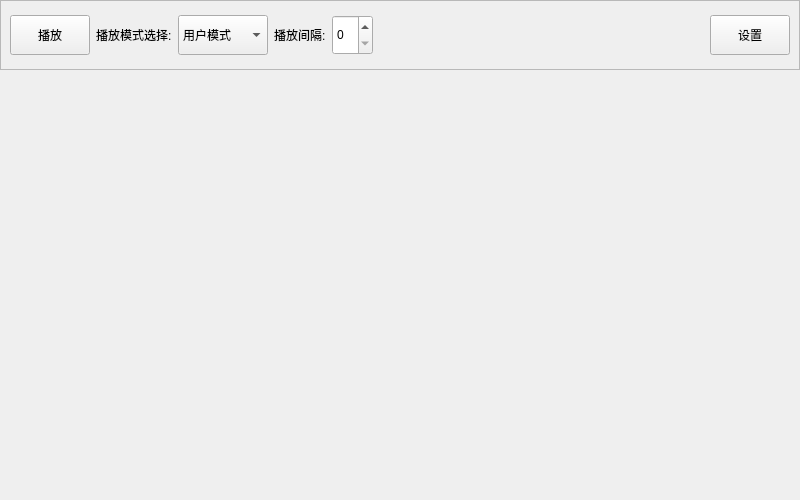
<?xml version="1.0" encoding="UTF-8"?>
<ui version="4.0">
 <class>wallpaper</class>
 <widget class="QWidget" name="wallpaper">
  <property name="geometry">
   <rect>
    <x>0</x>
    <y>0</y>
    <width>800</width>
    <height>500</height>
   </rect>
  </property>
  <property name="windowTitle">
   <string>wallpaper</string>
  </property>
  <layout class="QVBoxLayout" name="verticalLayout" stretch="0,1">
   <property name="spacing">
    <number>0</number>
   </property>
   <property name="leftMargin">
    <number>0</number>
   </property>
   <property name="topMargin">
    <number>0</number>
   </property>
   <property name="rightMargin">
    <number>0</number>
   </property>
   <property name="bottomMargin">
    <number>10</number>
   </property>
   <item>
    <widget class="QScrollArea" name="scrollArea_options">
     <property name="widgetResizable">
      <bool>true</bool>
     </property>
     <widget class="QWidget" name="scrollAreaWidgetContents">
      <property name="geometry">
       <rect>
        <x>0</x>
        <y>0</y>
        <width>798</width>
        <height>58</height>
       </rect>
      </property>
      <layout class="QHBoxLayout" name="horizontalLayout_2">
       <item>
        <widget class="PrimaryPushButton" name="pushButton_play">
         <property name="minimumSize">
          <size>
           <width>0</width>
           <height>40</height>
          </size>
         </property>
         <property name="text">
          <string>播放</string>
         </property>
        </widget>
       </item>
       <item>
        <widget class="QLabel" name="label_mode">
         <property name="styleSheet">
          <string notr="true">font: 12pt &quot;Microsoft YaHei UI&quot;;</string>
         </property>
         <property name="text">
          <string>播放模式选择:</string>
         </property>
        </widget>
       </item>
       <item>
        <widget class="ComboBox" name="comboBox_mode">
         <property name="minimumSize">
          <size>
           <width>0</width>
           <height>40</height>
          </size>
         </property>
         <item>
          <property name="text">
           <string>用户模式</string>
          </property>
         </item>
         <item>
          <property name="text">
           <string>收藏夹模式</string>
          </property>
         </item>
         <item>
          <property name="text">
           <string>视频模式</string>
          </property>
         </item>
        </widget>
       </item>
       <item>
        <widget class="QLabel" name="label">
         <property name="styleSheet">
          <string notr="true">font: 12pt &quot;Microsoft YaHei UI&quot;;</string>
         </property>
         <property name="text">
          <string>播放间隔:</string>
         </property>
        </widget>
       </item>
       <item>
        <widget class="SpinBox" name="spinBox_time">
         <property name="minimumSize">
          <size>
           <width>0</width>
           <height>40</height>
          </size>
         </property>
        </widget>
       </item>
       <item>
        <spacer name="horizontalSpacer">
         <property name="orientation">
          <enum>Qt::Orientation::Horizontal</enum>
         </property>
         <property name="sizeHint" stdset="0">
          <size>
           <width>40</width>
           <height>20</height>
          </size>
         </property>
        </spacer>
       </item>
       <item>
        <widget class="PrimaryPushButton" name="pushButton_set">
         <property name="minimumSize">
          <size>
           <width>0</width>
           <height>40</height>
          </size>
         </property>
         <property name="text">
          <string>设置</string>
         </property>
        </widget>
       </item>
      </layout>
     </widget>
    </widget>
   </item>
   <item>
    <layout class="QHBoxLayout" name="horizontalLayout"/>
   </item>
  </layout>
 </widget>
 <customwidgets>
  <customwidget>
   <class>PrimaryPushButton</class>
   <extends>QPushButton</extends>
   <header>qfluentwidgets.components.widgets</header>
  </customwidget>
  <customwidget>
   <class>ComboBox</class>
   <extends>QComboBox</extends>
   <header>qfluentwidgets.components.widgets</header>
  </customwidget>
  <customwidget>
   <class>SpinBox</class>
   <extends>QSpinBox</extends>
   <header>qfluentwidgets.components.widgets</header>
  </customwidget>
 </customwidgets>
 <resources/>
 <connections/>
</ui>
